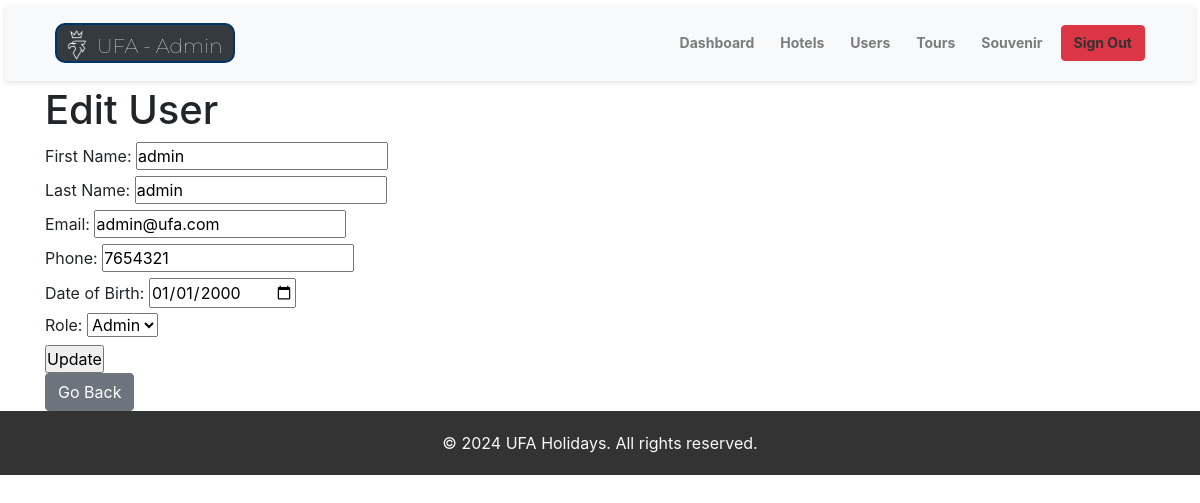
Screenshot of /assets/pages/edit_user.php?id=1 (signed in) with the database file from the repository.
### tables this page shows
CREATE TABLE `users` (
  `user_id` int(11) NOT NULL,
  `user_first_name` varchar(50) DEFAULT NULL,
  `user_last_name` varchar(50) DEFAULT NULL,
  `user_email` varchar(100) DEFAULT NULL,
  `user_phone` varchar(20) DEFAULT NULL,
  `user_date_of_birth` date DEFAULT NULL,
  `user_registration_date` timestamp NOT NULL DEFAULT current_timestamp(),
  `user_login` varchar(64) DEFAULT NULL,
  `user_password` varchar(128) DEFAULT NULL,
  `role_id` int(11) DEFAULT NULL
);

### assets/pages/edit_user.php (the view, shortened to what this page needs)
<?php
include 'db_connect.php';
$user_id = $_GET['id'];
$sql = "SELECT * FROM users WHERE user_id = $user_id";
$result = mysqli_query($conn, $sql);
if ($result && mysqli_num_rows($result) > 0) {
    $user = mysqli_fetch_assoc($result);
} else {
    header("Location: manage_users.php");
    exit();
}
?>
<!DOCTYPE html>
<html lang="en">
<head>
    <link rel="stylesheet" href="../css/styles.css">
    <link rel="stylesheet" href="../css/admin_dashboard.css">
    <link rel="stylesheet" href="https://stackpath.bootstrapcdn.com/bootstrap/4.5.2/css/bootstrap.min.css">
    <link rel="stylesheet" href="https://cdnjs.cloudflare.com/ajax/libs/font-awesome/6.0.0-beta3/css/all.min.css">
</head>
<body>
<?php include 'admin_navbar.php'; ?>
    <div class="container">
        <h1>Edit User</h1>
        <form method="POST" action="<?php echo htmlspecialchars($_SERVER["PHP_SELF"] . '?id=' . $user_id); ?>">
            <label for="first_name">First Name:</label>
            <input type="text" id="first_name" name="first_name" value="<?php echo $user['user_first_name']; ?>" required><br>
            <label for="last_name">Last Name:</label>
            <input type="text" id="last_name" name="last_name" value="<?php echo $user['user_last_name']; ?>" required><br>
            <label for="email">Email:</label>
            <input type="email" id="email" name="email" value="<?php echo $user['user_email']; ?>" required><br>
            <label for="phone">Phone:</label>
            <input type="text" id="phone" name="phone" value="<?php echo $user['user_phone']; ?>"><br>
            <label for="date_of_birth">Date of Birth:</label>
            <input type="date" id="date_of_birth" name="date_of_birth" value="<?php echo $user['user_date_of_birth']; ?>"><br>
            <label for="role_id">Role:</label>
            <select id="role_id" name="role_id">
                <option value="1" <?php echo ($user['role_id'] == 1) ? 'selected' : ''; ?>>Admin</option>
            </select><br>
            <input type="submit" value="Update">
        </form>
        <a href="assets/pages/manage_users.php" class="btn btn-secondary">Go Back</a>
    </div>
    <?php include 'footer.php'; ?>
</body>
</html>

### assets/css/styles.css (style rules this page uses)
:root { --primary-color: #003366; --secondary-color: #66CCCC; --accent-color: #66CC99; --gold-color: #FFD700; --text-color: #333333; --bg-color: #FFFFFF; --bg-light-color: #F2F2F2; }
* { margin: 0; padding: 0; box-sizing: border-box; }
body { font-family: Arial, sans-serif; line-height: 1.6; font-size: 16px; color: var(--text-color); background-color: var(--bg-color); }
.container { max-width: 1200px; margin: 0 auto; padding: 0 15px; }

### assets/css/admin_dashboard.css (style rules this page uses)
* { margin: 0; padding: 0; box-sizing: border-box; }
:root { --primary-color: #2c3e50; --secondary-color: #3498db; --accent-color: #2980b9; --text-color: #333333; --bg-color: #ecf0f1; --bg-light-color: #ffffff; }
body { font-family: 'Montserrat', Arial, sans-serif; line-height: 1.6; font-size: 16px; background-color: var(--bg-color); color: var(--text-color); }
.container { max-width: 1200px; margin: 0 auto; padding: 0 15px; }

### rows the page displays
users: first_name "admin", last_name "admin", email "admin@ufa.com", phone "7654321", date_of_birth "01/01/2000", role_id "Admin"
